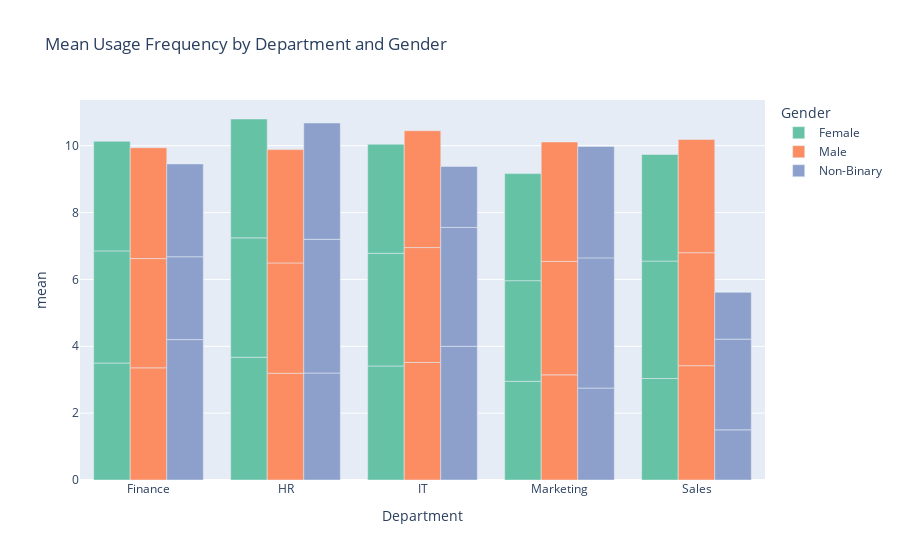
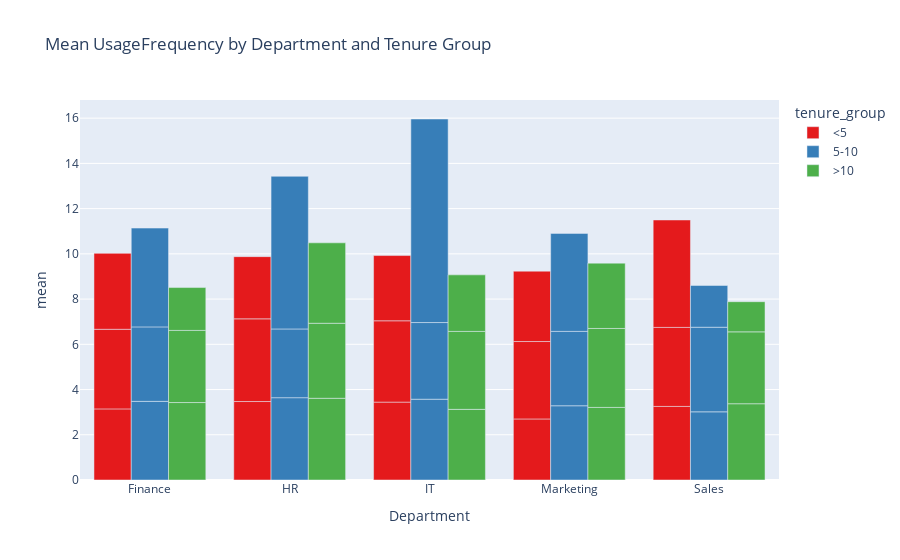
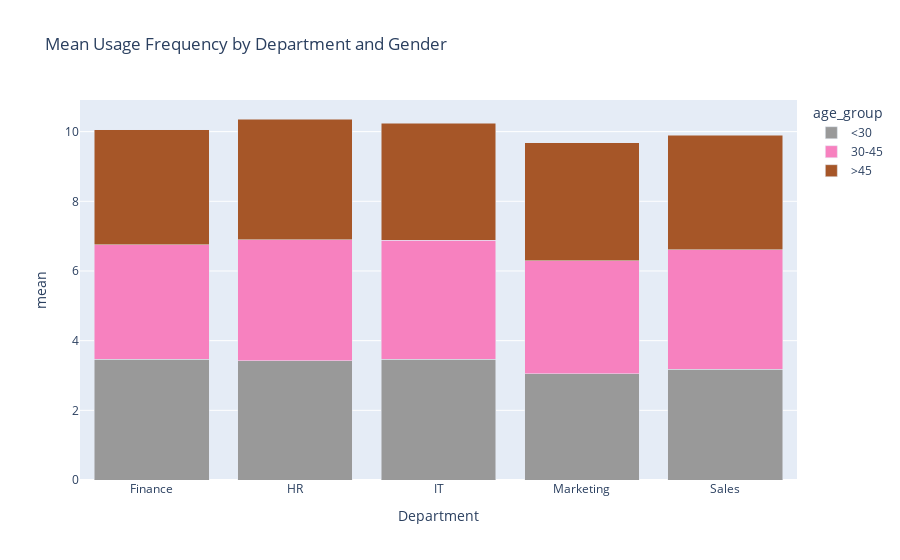

Source (notebook cell) for these figures, in order:
### Markdown cell above
## Demographic Insights Discovery
This section analyzes benefit usage across demographic groups (age, gender, department, tenure), visualizes patterns, and highlights actionable insights.

### Code cell
# Demographic Analysis: Usage by Age, Gender, Department, Tenure
import warnings
warnings.filterwarnings("ignore")
import plotly.express as px

# 1. Analyze benefit usage by demographics (Age, Gender, Department, Tenure)
# Group by demographic features and calculate usage statistics
demographics_usage = merged.groupby(['age_group', 'Gender', 'Department', 'tenure_group'])['UsageFrequency'].agg(['mean', 'median', 'std', 'count']).reset_index()
demographics_usage  # View summary statistics

from plotly.subplots import make_subplots
import plotly.graph_objects as go

# categories = ['age_group', 'Gender', 'Department', 'tenure_group']
# fig = make_subplots(rows=2, cols=2, subplot_titles=categories)

# for i, cat in enumerate(categories):
#     row = i // 2 + 1
#     col = i % 2 + 1
#     fig.add_trace(
#         go.Box(
#             y=merged['UsageFrequency'],
#             x=merged[cat],
#             name=cat,
#             hovertemplate='UsageFrequency: %{y:.2f}<br>' + ': %{x}<extra></extra>'
#         ),
#         row=row, col=col
#     )

# fig.update_layout(
#     height=800,
#     width=1000,
#     title_text='UsageFrequency Distribution by Demographic Categories',
#     yaxis=dict(tickformat=".2f"),
#     yaxis2=dict(tickformat=".2f"),
#     yaxis3=dict(tickformat=".2f"),
#     yaxis4=dict(tickformat=".2f")
# )
# fig.show()

# # Compare subtypes across segments (e.g., by age_group, departments)
# def construct_barplot(df, groupby_list, x, color):
#     df_group = df.groupby(groupby_list)['UsageFrequency'].mean().reset_index()
#     return px.bar(df_group, x=x, y='UsageFrequency', color=color, barmode='stack', title=f'Usage by {x} and {color}', hover_data=groupby_list), df_group

# def compare_x_y_heatmap(df, groupby_list, x, y, color='Avg UsageFrequency'):
#     subtype_df = df.groupby(groupby_list)['UsageFrequency'].mean().unstack().reset_index()
#     return px.imshow(
#                 subtype_df.set_index(y),
#                 labels=dict(x=x, y=y, color="Avg UsageFrequency"),
#                 title=f'{x} Usage Heatmap by {y}',
#                 aspect="auto",
#             ).show(), subtype_df.set_index(y)

# Visualize usage by department and age group and gender
fig1 = px.bar(
    merged.groupby(['age_group', 'Gender', 'Department'])['UsageFrequency'].agg(['mean']).reset_index(),
    x='Department',
    y='mean',
    color='Gender',
    barmode='group',
    title='Mean Usage Frequency by Department and Gender',
    hover_data=['age_group'],
    color_discrete_sequence=px.colors.qualitative.Set2)
fig1.show()

# Visualize usage by gender and tenure group
fig2 = px.bar(
        merged.groupby(['tenure_group', 'Gender', 'Department'])['UsageFrequency'].agg(['mean']).reset_index(),
        x='Department', 
        y='mean', 
        color='tenure_group', 
        barmode='group', 
        title='Mean UsageFrequency by Department and Tenure Group', 
        hover_data=['Gender'],
        color_discrete_sequence=px.colors.qualitative.Set1)
fig2.show()

# Visualize usage by gender and tenure group
fig3 = px.bar(
    merged.groupby(['age_group', 'Department'])['UsageFrequency'].agg(['mean']).reset_index(),
    x='Department',
    y='mean',
    color='age_group',
    barmode='stack',
    title='Mean Usage Frequency by Department and Gender',
    color_discrete_sequence=px.colors.qualitative.Set1[::-1])
fig3.show()

### Figure 1 — Plotly figure (JSON) as saved in the notebook; plotly's stock layout.template omitted (floating-point values rounded to 4 significant figures)
{"data": [{"alignmentgroup": "True", "customdata": [["<30"], ["<30"], ["<30"], ["<30"], ["<30"], ["30-45"], ["30-45"], ["30-45"], ["30-45"], ["30-45"], [">45"], [">45"], [">45"], [">45"], [">45"]], "hovertemplate": "Gender=Female<br>Department=%{x}<br>mean=%{y}<br>age_group=%{customdata[0]}<extra></extra>", "legendgroup": "Female", "marker": {"color": "rgb(102,194,165)", "pattern": {"shape": ""}}, "name": "Female", "offsetgroup": "Female", "orientation": "v", "showlegend": true, "textposition": "auto", "type": "bar", "x": ["Finance", "HR", "IT", "Marketing", "Sales", "Finance", "HR", "IT", "Marketing", "Sales", "Finance", "HR", "IT", "Marketing", "Sales"], "xaxis": "x", "y": [3.5, 3.672, 3.412, 2.953, 3.036, 3.354, 3.571, 3.371, 3.01, 3.513, 3.278, 3.556, 3.259, 3.204, 3.189], "yaxis": "y"}, {"alignmentgroup": "True", "customdata": [["<30"], ["<30"], ["<30"], ["<30"], ["<30"], ["30-45"], ["30-45"], ["30-45"], ["30-45"], ["30-45"], [">45"], [">45"], [">45"], [">45"], [">45"]], "hovertemplate": "Gender=Male<br>Department=%{x}<br>mean=%{y}<br>age_group=%{customdata[0]}<extra></extra>", "legendgroup": "Male", "marker": {"color": "rgb(252,141,98)", "pattern": {"shape": ""}}, "name": "Male", "offsetgroup": "Male", "orientation": "v", "showlegend": true, "textposition": "auto", "type": "bar", "x": ["Finance", "HR", "IT", "Marketing", "Sales", "Finance", "HR", "IT", "Marketing", "Sales", "Finance", "HR", "IT", "Marketing", "Sales"], "xaxis": "x", "y": [3.355, 3.194, 3.515, 3.145, 3.42, 3.269, 3.299, 3.439, 3.395, 3.38, 3.317, 3.39, 3.494, 3.572, 3.388], "yaxis": "y"}, {"alignmentgroup": "True", "customdata": [["<30"], ["<30"], ["<30"], ["<30"], ["<30"], ["30-45"], ["30-45"], ["30-45"], ["30-45"], ["30-45"], [">45"], [">45"], [">45"], [">45"], [">45"]], "hovertemplate": "Gender=Non-Binary<br>Department=%{x}<br>mean=%{y}<br>age_group=%{customdata[0]}<extra></extra>", "legendgroup": "Non-Binary", "marker": {"color": "rgb(141,160,203)", "pattern": {"shape": ""}}, "name": "Non-Binary", "offsetgroup": "Non-Binary", "orientation": "v", "showlegend": true, "textposition": "auto", "type": "bar", "x": ["Finance", "HR", "IT", "Marketing", "Sales", "Finance", "HR", "IT", "Marketing", "Sales", "Finance", "HR", "IT", "Marketing", "Sales"], "xaxis": "x", "y": [4.2, 3.2, 4.0, 2.75, 1.5, 2.478, 4.0, 3.556, 3.895, 2.714, 2.778, 3.48, 1.824, 3.333, 1.4], "yaxis": "y"}], "layout": {"barmode": "group", "legend": {"title": {"text": "Gender"}, "tracegroupgap": 0}, "title": {"text": "Mean Usage Frequency by Department and Gender"}, "xaxis": {"anchor": "y", "domain": [0, 1], "title": {"text": "Department"}}, "yaxis": {"anchor": "x", "domain": [0, 1], "title": {"text": "mean"}}}}

### Figure 2 — Plotly figure (JSON) as saved in the notebook; plotly's stock layout.template omitted (floating-point values rounded to 4 significant figures)
{"data": [{"alignmentgroup": "True", "customdata": [["Female"], ["Female"], ["Female"], ["Female"], ["Female"], ["Male"], ["Male"], ["Male"], ["Male"], ["Male"], ["Non-Binary"], ["Non-Binary"], ["Non-Binary"], ["Non-Binary"], ["Non-Binary"]], "hovertemplate": "tenure_group=<5<br>Department=%{x}<br>mean=%{y}<br>Gender=%{customdata[0]}<extra></extra>", "legendgroup": "<5", "marker": {"color": "rgb(228,26,28)", "pattern": {"shape": ""}}, "name": "<5", "offsetgroup": "<5", "orientation": "v", "showlegend": true, "textposition": "auto", "type": "bar", "x": ["Finance", "HR", "IT", "Marketing", "Sales", "Finance", "HR", "IT", "Marketing", "Sales", "Finance", "HR", "IT", "Marketing", "Sales"], "xaxis": "x", "y": [3.145, 3.47, 3.444, 2.7, 3.254, 3.52, 3.656, 3.596, 3.423, 3.494, 3.357, 2.75, 2.885, 3.111, 4.75], "yaxis": "y"}, {"alignmentgroup": "True", "customdata": [["Female"], ["Female"], ["Female"], ["Female"], ["Female"], ["Male"], ["Male"], ["Male"], ["Male"], ["Male"], ["Non-Binary"], ["Non-Binary"], ["Non-Binary"], ["Non-Binary"], ["Non-Binary"]], "hovertemplate": "tenure_group=5-10<br>Department=%{x}<br>mean=%{y}<br>Gender=%{customdata[0]}<extra></extra>", "legendgroup": "5-10", "marker": {"color": "rgb(55,126,184)", "pattern": {"shape": ""}}, "name": "5-10", "offsetgroup": "5-10", "orientation": "v", "showlegend": true, "textposition": "auto", "type": "bar", "x": ["Finance", "HR", "IT", "Marketing", "Sales", "Finance", "HR", "IT", "Marketing", "Sales", "Finance", "HR", "IT", "Marketing", "Sales"], "xaxis": "x", "y": [3.478, 3.639, 3.572, 3.283, 3.015, 3.293, 3.04, 3.39, 3.289, 3.741, 4.368, 6.75, 9.0, 4.333, 1.846], "yaxis": "y"}, {"alignmentgroup": "True", "customdata": [["Female"], ["Female"], ["Female"], ["Female"], ["Female"], ["Male"], ["Male"], ["Male"], ["Male"], ["Male"], ["Non-Binary"], ["Non-Binary"], ["Non-Binary"], ["Non-Binary"], ["Non-Binary"]], "hovertemplate": "tenure_group=>10<br>Department=%{x}<br>mean=%{y}<br>Gender=%{customdata[0]}<extra></extra>", "legendgroup": ">10", "marker": {"color": "rgb(77,175,74)", "pattern": {"shape": ""}}, "name": ">10", "offsetgroup": ">10", "orientation": "v", "showlegend": true, "textposition": "auto", "type": "bar", "x": ["Finance", "HR", "IT", "Marketing", "Sales", "Finance", "HR", "IT", "Marketing", "Sales", "Finance", "HR", "IT", "Marketing", "Sales"], "xaxis": "x", "y": [3.425, 3.614, 3.124, 3.209, 3.373, 3.19, 3.317, 3.447, 3.491, 3.178, 1.895, 3.556, 2.5, 2.889, 1.333], "yaxis": "y"}], "layout": {"barmode": "group", "legend": {"title": {"text": "tenure_group"}, "tracegroupgap": 0}, "title": {"text": "Mean UsageFrequency by Department and Tenure Group"}, "xaxis": {"anchor": "y", "domain": [0, 1], "title": {"text": "Department"}}, "yaxis": {"anchor": "x", "domain": [0, 1], "title": {"text": "mean"}}}}

### Figure 3 — Plotly figure (JSON) as saved in the notebook; plotly's stock layout.template omitted (floating-point values rounded to 4 significant figures)
{"data": [{"hovertemplate": "age_group=<30<br>Department=%{x}<br>mean=%{y}<extra></extra>", "legendgroup": "<30", "marker": {"color": "rgb(153,153,153)", "pattern": {"shape": ""}}, "name": "<30", "orientation": "v", "showlegend": true, "textposition": "auto", "type": "bar", "x": ["Finance", "HR", "IT", "Marketing", "Sales"], "xaxis": "x", "y": [3.467, 3.418, 3.47, 3.052, 3.183], "yaxis": "y"}, {"hovertemplate": "age_group=30-45<br>Department=%{x}<br>mean=%{y}<extra></extra>", "legendgroup": "30-45", "marker": {"color": "rgb(247,129,191)", "pattern": {"shape": ""}}, "name": "30-45", "orientation": "v", "showlegend": true, "textposition": "auto", "type": "bar", "x": ["Finance", "HR", "IT", "Marketing", "Sales"], "xaxis": "x", "y": [3.288, 3.475, 3.41, 3.237, 3.432], "yaxis": "y"}, {"hovertemplate": "age_group=>45<br>Department=%{x}<br>mean=%{y}<extra></extra>", "legendgroup": ">45", "marker": {"color": "rgb(166,86,40)", "pattern": {"shape": ""}}, "name": ">45", "orientation": "v", "showlegend": true, "textposition": "auto", "type": "bar", "x": ["Finance", "HR", "IT", "Marketing", "Sales"], "xaxis": "x", "y": [3.292, 3.471, 3.355, 3.395, 3.28], "yaxis": "y"}], "layout": {"barmode": "stack", "legend": {"title": {"text": "age_group"}, "tracegroupgap": 0}, "title": {"text": "Mean Usage Frequency by Department and Gender"}, "xaxis": {"anchor": "y", "domain": [0, 1], "title": {"text": "Department"}}, "yaxis": {"anchor": "x", "domain": [0, 1], "title": {"text": "mean"}}}}
